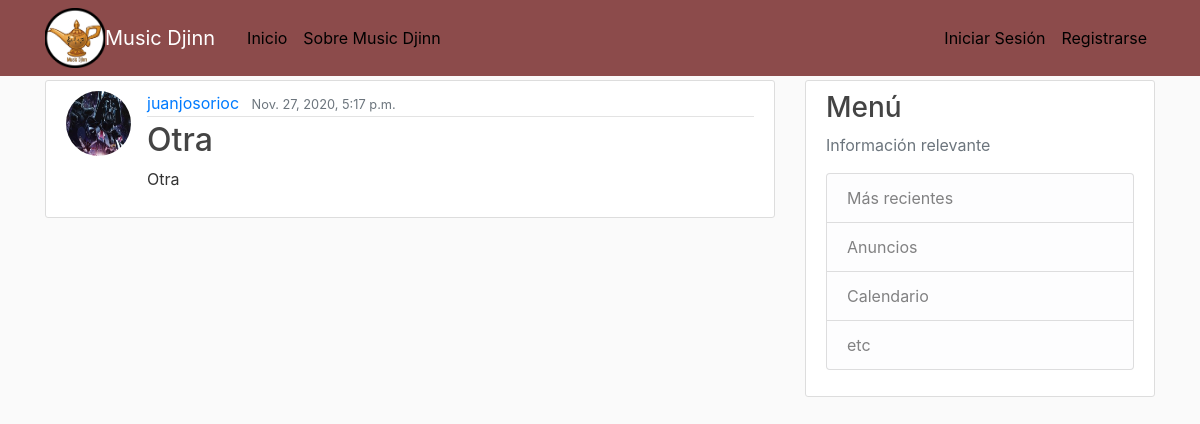
The page /post/29/ on the database its author committed.
### blog/models.py (models this page shows, shortened)
class Post(models.Model):
    title = models.CharField(max_length= 100)
    content = models.TextField()
    date_posted = models.DateTimeField(default = timezone.now)
    author = models.ForeignKey(User, on_delete = models.CASCADE)
    song = models.FileField(upload_to='canciones', default="", blank= True, null=True)

### users/models.py (models this page shows, shortened)
class Profile(models.Model):
    user = models.OneToOneField(User, on_delete=models.CASCADE)
    image = models.ImageField(default='default.jpg', upload_to='profile_pics')

### blog/views.py (the view)
# urls.py: path('post/<int:pk>/', PostDetailView.as_view(), name = 'post-detail'),
class PostDetailView(DetailView):
    model = Post

### blog/templates/blog/post_detail.html (shortened to what this page needs)
{% extends "blog/base.html" %}
{%block content %}
    <article class="media content-section">
        <img class="rounded-circle article-img" src="{{ object.author.profile.image.url }}">
        <div class="media-body">
            <div class="article-metadata">
                <a class="mr-2" href="{% url 'user-posts' object.author.username %}">{{ object.author }}</a>
                <small class="text-muted">{{ object.date_posted }}</small>
            </div>
        <h2 class="article-title">{{ object.title }}</h2>
        <p class="article-content">{{ object.content }}</p>
    </div>
    </article>
{% endblock content%}

### blog/static/blog/main.css (style rules this page uses)
body { background: #fafafa; color: #333333; margin-top: 5rem; }
h1, h2, h3, h4, h5, h6 { color: #444444; }
.content-section { background: #ffffff; padding: 10px 20px; border: 1px solid #dddddd; border-radius: 3px; margin-bottom: 20px; }
.article-title { color: #444444; }
.article-content { white-space: pre-line; }
.article-img { height: 65px; width: 65px; margin-right: 16px; }
.article-metadata { padding-bottom: 1px; margin-bottom: 4px; border-bottom: 1px solid #e3e3e3 }

### rows shown on the page
Post: author.profile.image (picture), author "juanjosorioc", date_posted "Nov. 27, 2020, 5:17 p.m.", title "Otra", content "Otra"
